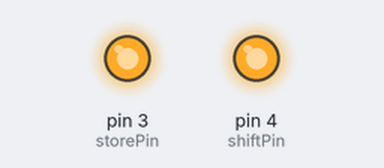
This sketch was run on a simulated Arduino Uno, built with avr-gcc and run on an emulated ATmega328P. On the bench: output pins drawn as LEDs (lit = HIGH). Pins used as bus, display or sensor lines are not drawn.

Above: at 0.1 s.
Timing chart, 0 to 1.6 s (numbered marks = the images above):
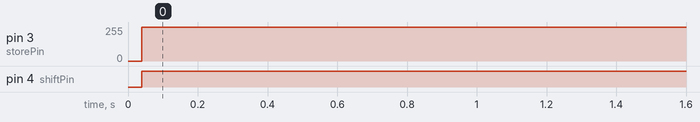

Measured:
- by itself, pin 3 (storePin): 0/255 → 255/255 at 0.04 s
- by itself, pin 4 (shiftPin): LOW → HIGH at 0.04 s

The sketch:

Counter-Shift-Register.ino
```cpp
int dataPin = 2;
int shiftPin = 4;
int storePin = 3;
byte counter = 0;

void shift(int dataPin, int shiftPin, int value) {
  digitalWrite(shiftPin, LOW);
  digitalWrite(dataPin, value);
  digitalWrite(shiftPin, HIGH);
}

void setup() {

  pinMode(dataPin,OUTPUT);
  pinMode(shiftPin, OUTPUT);
  pinMode(storePin, OUTPUT);

}

void loop() {

  counter++;

  //for(int i = 0; i < 8; i++) {

  //    digitalWrite(storePin, LOW);
  //    shift(dataPin, shiftPin, counter >> i & 1);
  //    digitalWrite(storePin, HIGH);

  //}

  for(int i = 7; i >= 0; i--) {

      digitalWrite(storePin, LOW);
      shift(dataPin, shiftPin, counter >> i & 1);
      digitalWrite(storePin, HIGH);

  }

  delay(1000);

}
```
